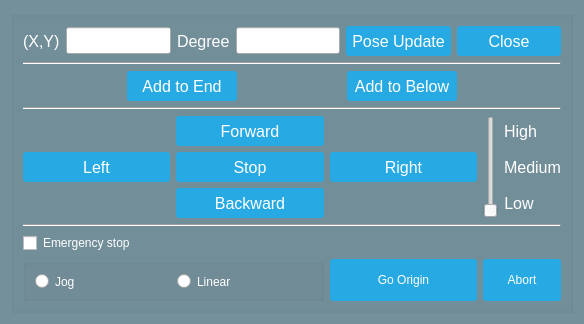
<?xml version="1.0" encoding="UTF-8"?>
<ui version="4.0">
 <class>TeachGoalDialog</class>
 <widget class="QDialog" name="TeachGoalDialog">
  <property name="geometry">
   <rect>
    <x>0</x>
    <y>0</y>
    <width>552</width>
    <height>310</height>
   </rect>
  </property>
  <property name="windowTitle">
   <string>Teaching Mode</string>
  </property>
  <property name="styleSheet">
   <string notr="true">QDialog 
{ 
	background:  rgba(32, 80, 96, 100);
	color:white;
	font-size: 12px;
}

QLabel , QRadioButton, QCheckBox
{ 
	color: white; 
	border-radius: 3px;
}

QPushButton
{
	color: white;
	background-color: #27a9e3;
	border-width: 0px;
	border-radius: 3px;
}

QPushButton:hover, QComboBox:hover{ background-color: #66c011; }

/*QPushButton:disabled { background-color: #135471; }*/
QPushButton:disabled { background-color:rgb(114,200,237); }
</string>
  </property>
  <layout class="QHBoxLayout" name="horizontalLayout_3" stretch="0">
   <property name="sizeConstraint">
    <enum>QLayout::SetFixedSize</enum>
   </property>
   <item>
    <layout class="QGridLayout" name="gridLayout_2">
     <item row="0" column="0">
      <widget class="QGroupBox" name="rockerGroupBox">
       <property name="font">
        <font>
         <pointsize>12</pointsize>
        </font>
       </property>
       <property name="styleSheet">
        <string notr="true">/*QGroupBox {
    border-width:1px;
   border-style:solid;
  border-color:black; 
  margin-top: 0.5ex;
}*/</string>
       </property>
       <property name="title">
        <string/>
       </property>
       <property name="flat">
        <bool>false</bool>
       </property>
       <layout class="QGridLayout" name="gridLayout" rowstretch="0,0,0,0,1,1,1,0,0,0" columnstretch="0,0,0,0,0">
        <item row="5" column="1">
         <widget class="QPushButton" name="stopBtn">
          <property name="minimumSize">
           <size>
            <width>0</width>
            <height>30</height>
           </size>
          </property>
          <property name="font">
           <font>
            <pointsize>12</pointsize>
           </font>
          </property>
          <property name="text">
           <string>Stop</string>
          </property>
         </widget>
        </item>
        <item row="6" column="4">
         <widget class="QLabel" name="label_low">
          <property name="sizePolicy">
           <sizepolicy hsizetype="Fixed" vsizetype="Preferred">
            <horstretch>0</horstretch>
            <verstretch>0</verstretch>
           </sizepolicy>
          </property>
          <property name="font">
           <font>
            <pointsize>12</pointsize>
           </font>
          </property>
          <property name="text">
           <string>Low</string>
          </property>
          <property name="alignment">
           <set>Qt::AlignCenter</set>
          </property>
         </widget>
        </item>
        <item row="2" column="0" colspan="5">
         <layout class="QHBoxLayout" name="horizontalLayout" stretch="1,1">
          <item>
           <widget class="QPushButton" name="add2EndBtn">
            <property name="sizePolicy">
             <sizepolicy hsizetype="Fixed" vsizetype="Fixed">
              <horstretch>0</horstretch>
              <verstretch>0</verstretch>
             </sizepolicy>
            </property>
            <property name="minimumSize">
             <size>
              <width>110</width>
              <height>30</height>
             </size>
            </property>
            <property name="font">
             <font>
              <pointsize>12</pointsize>
             </font>
            </property>
            <property name="focusPolicy">
             <enum>Qt::TabFocus</enum>
            </property>
            <property name="text">
             <string>Add to End</string>
            </property>
           </widget>
          </item>
          <item>
           <widget class="QPushButton" name="add2BelowBtn">
            <property name="sizePolicy">
             <sizepolicy hsizetype="Fixed" vsizetype="Fixed">
              <horstretch>0</horstretch>
              <verstretch>0</verstretch>
             </sizepolicy>
            </property>
            <property name="minimumSize">
             <size>
              <width>110</width>
              <height>30</height>
             </size>
            </property>
            <property name="font">
             <font>
              <pointsize>12</pointsize>
             </font>
            </property>
            <property name="text">
             <string>Add to Below</string>
            </property>
           </widget>
          </item>
         </layout>
        </item>
        <item row="4" column="3" rowspan="3">
         <widget class="QSlider" name="verticalSlider">
          <property name="focusPolicy">
           <enum>Qt::TabFocus</enum>
          </property>
          <property name="minimum">
           <number>1</number>
          </property>
          <property name="maximum">
           <number>3</number>
          </property>
          <property name="pageStep">
           <number>1</number>
          </property>
          <property name="orientation">
           <enum>Qt::Vertical</enum>
          </property>
         </widget>
        </item>
        <item row="9" column="2">
         <widget class="QPushButton" name="goOriginBtn">
          <property name="sizePolicy">
           <sizepolicy hsizetype="Preferred" vsizetype="Preferred">
            <horstretch>0</horstretch>
            <verstretch>0</verstretch>
           </sizepolicy>
          </property>
          <property name="minimumSize">
           <size>
            <width>0</width>
            <height>30</height>
           </size>
          </property>
          <property name="text">
           <string>Go Origin</string>
          </property>
         </widget>
        </item>
        <item row="9" column="3" colspan="2">
         <widget class="QPushButton" name="abortBtn">
          <property name="sizePolicy">
           <sizepolicy hsizetype="Preferred" vsizetype="Preferred">
            <horstretch>0</horstretch>
            <verstretch>0</verstretch>
           </sizepolicy>
          </property>
          <property name="minimumSize">
           <size>
            <width>0</width>
            <height>30</height>
           </size>
          </property>
          <property name="text">
           <string>Abort</string>
          </property>
         </widget>
        </item>
        <item row="5" column="2">
         <widget class="QPushButton" name="rightBtn">
          <property name="sizePolicy">
           <sizepolicy hsizetype="Preferred" vsizetype="Preferred">
            <horstretch>0</horstretch>
            <verstretch>0</verstretch>
           </sizepolicy>
          </property>
          <property name="minimumSize">
           <size>
            <width>0</width>
            <height>30</height>
           </size>
          </property>
          <property name="font">
           <font>
            <pointsize>12</pointsize>
           </font>
          </property>
          <property name="focusPolicy">
           <enum>Qt::TabFocus</enum>
          </property>
          <property name="text">
           <string>Right</string>
          </property>
          <property name="autoRepeat">
           <bool>false</bool>
          </property>
         </widget>
        </item>
        <item row="4" column="4">
         <widget class="QLabel" name="label_high">
          <property name="sizePolicy">
           <sizepolicy hsizetype="Fixed" vsizetype="Preferred">
            <horstretch>0</horstretch>
            <verstretch>0</verstretch>
           </sizepolicy>
          </property>
          <property name="font">
           <font>
            <pointsize>12</pointsize>
           </font>
          </property>
          <property name="text">
           <string>High</string>
          </property>
          <property name="alignment">
           <set>Qt::AlignCenter</set>
          </property>
         </widget>
        </item>
        <item row="5" column="0">
         <widget class="QPushButton" name="leftBtn">
          <property name="sizePolicy">
           <sizepolicy hsizetype="Preferred" vsizetype="Preferred">
            <horstretch>0</horstretch>
            <verstretch>0</verstretch>
           </sizepolicy>
          </property>
          <property name="minimumSize">
           <size>
            <width>0</width>
            <height>30</height>
           </size>
          </property>
          <property name="font">
           <font>
            <pointsize>12</pointsize>
           </font>
          </property>
          <property name="focusPolicy">
           <enum>Qt::TabFocus</enum>
          </property>
          <property name="text">
           <string>Left</string>
          </property>
          <property name="autoRepeat">
           <bool>false</bool>
          </property>
         </widget>
        </item>
        <item row="4" column="1">
         <widget class="QPushButton" name="forwardBtn">
          <property name="sizePolicy">
           <sizepolicy hsizetype="Minimum" vsizetype="Fixed">
            <horstretch>0</horstretch>
            <verstretch>0</verstretch>
           </sizepolicy>
          </property>
          <property name="minimumSize">
           <size>
            <width>0</width>
            <height>30</height>
           </size>
          </property>
          <property name="font">
           <font>
            <pointsize>12</pointsize>
           </font>
          </property>
          <property name="focusPolicy">
           <enum>Qt::TabFocus</enum>
          </property>
          <property name="text">
           <string>Forward</string>
          </property>
          <property name="autoRepeat">
           <bool>false</bool>
          </property>
          <property name="autoExclusive">
           <bool>false</bool>
          </property>
         </widget>
        </item>
        <item row="8" column="0" colspan="2">
         <widget class="QCheckBox" name="erCheckBox">
          <property name="sizePolicy">
           <sizepolicy hsizetype="Preferred" vsizetype="Preferred">
            <horstretch>0</horstretch>
            <verstretch>0</verstretch>
           </sizepolicy>
          </property>
          <property name="minimumSize">
           <size>
            <width>0</width>
            <height>20</height>
           </size>
          </property>
          <property name="text">
           <string>Emergency stop</string>
          </property>
         </widget>
        </item>
        <item row="6" column="1">
         <widget class="QPushButton" name="backwardBtn">
          <property name="sizePolicy">
           <sizepolicy hsizetype="Minimum" vsizetype="Fixed">
            <horstretch>0</horstretch>
            <verstretch>0</verstretch>
           </sizepolicy>
          </property>
          <property name="minimumSize">
           <size>
            <width>0</width>
            <height>30</height>
           </size>
          </property>
          <property name="font">
           <font>
            <pointsize>12</pointsize>
           </font>
          </property>
          <property name="focusPolicy">
           <enum>Qt::TabFocus</enum>
          </property>
          <property name="text">
           <string>Backward</string>
          </property>
          <property name="autoRepeat">
           <bool>false</bool>
          </property>
         </widget>
        </item>
        <item row="5" column="4">
         <widget class="QLabel" name="label_med">
          <property name="sizePolicy">
           <sizepolicy hsizetype="Fixed" vsizetype="Preferred">
            <horstretch>0</horstretch>
            <verstretch>0</verstretch>
           </sizepolicy>
          </property>
          <property name="font">
           <font>
            <pointsize>12</pointsize>
           </font>
          </property>
          <property name="text">
           <string>Medium</string>
          </property>
          <property name="alignment">
           <set>Qt::AlignCenter</set>
          </property>
         </widget>
        </item>
        <item row="1" column="0" colspan="5">
         <widget class="Line" name="line_1">
          <property name="orientation">
           <enum>Qt::Horizontal</enum>
          </property>
         </widget>
        </item>
        <item row="7" column="0" colspan="5">
         <widget class="Line" name="line_3">
          <property name="orientation">
           <enum>Qt::Horizontal</enum>
          </property>
         </widget>
        </item>
        <item row="3" column="0" colspan="5">
         <widget class="Line" name="line_2">
          <property name="orientation">
           <enum>Qt::Horizontal</enum>
          </property>
         </widget>
        </item>
        <item row="0" column="0" colspan="5">
         <layout class="QHBoxLayout" name="horizontalLayout_2" stretch="0,1,0,1,1,1">
          <item>
           <widget class="QLabel" name="xyLabel">
            <property name="font">
             <font>
              <pointsize>12</pointsize>
             </font>
            </property>
            <property name="text">
             <string>(X,Y)</string>
            </property>
           </widget>
          </item>
          <item>
           <widget class="QLineEdit" name="xyLineEdit">
            <property name="font">
             <font>
              <pointsize>12</pointsize>
             </font>
            </property>
            <property name="focusPolicy">
             <enum>Qt::NoFocus</enum>
            </property>
            <property name="readOnly">
             <bool>true</bool>
            </property>
           </widget>
          </item>
          <item>
           <widget class="QLabel" name="degreeLabel">
            <property name="font">
             <font>
              <pointsize>12</pointsize>
             </font>
            </property>
            <property name="text">
             <string>Degree</string>
            </property>
           </widget>
          </item>
          <item>
           <widget class="QLineEdit" name="degreeLineEdit">
            <property name="font">
             <font>
              <pointsize>12</pointsize>
             </font>
            </property>
            <property name="focusPolicy">
             <enum>Qt::NoFocus</enum>
            </property>
            <property name="readOnly">
             <bool>true</bool>
            </property>
           </widget>
          </item>
          <item>
           <widget class="QPushButton" name="poseUpdateBtn">
            <property name="sizePolicy">
             <sizepolicy hsizetype="Minimum" vsizetype="Fixed">
              <horstretch>0</horstretch>
              <verstretch>0</verstretch>
             </sizepolicy>
            </property>
            <property name="minimumSize">
             <size>
              <width>0</width>
              <height>30</height>
             </size>
            </property>
            <property name="font">
             <font>
              <pointsize>12</pointsize>
             </font>
            </property>
            <property name="text">
             <string>Pose Update</string>
            </property>
           </widget>
          </item>
          <item>
           <widget class="QPushButton" name="cancelBtn">
            <property name="sizePolicy">
             <sizepolicy hsizetype="Minimum" vsizetype="Fixed">
              <horstretch>0</horstretch>
              <verstretch>0</verstretch>
             </sizepolicy>
            </property>
            <property name="minimumSize">
             <size>
              <width>0</width>
              <height>30</height>
             </size>
            </property>
            <property name="font">
             <font>
              <pointsize>12</pointsize>
             </font>
            </property>
            <property name="focusPolicy">
             <enum>Qt::TabFocus</enum>
            </property>
            <property name="text">
             <string>Close</string>
            </property>
           </widget>
          </item>
         </layout>
        </item>
        <item row="9" column="0" colspan="2">
         <widget class="QGroupBox" name="groupBox">
          <property name="title">
           <string/>
          </property>
          <layout class="QHBoxLayout" name="horizontalLayout_4">
           <item>
            <widget class="QRadioButton" name="jogRadioBtn">
             <property name="text">
              <string>Jog</string>
             </property>
            </widget>
           </item>
           <item>
            <widget class="QRadioButton" name="linearRadioBtn">
             <property name="text">
              <string>Linear</string>
             </property>
            </widget>
           </item>
          </layout>
         </widget>
        </item>
       </layout>
      </widget>
     </item>
    </layout>
   </item>
  </layout>
 </widget>
 <resources/>
 <connections/>
</ui>
